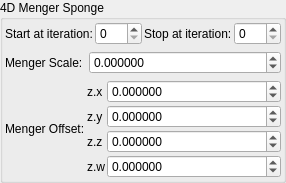
    <widget class="QGroupBox" name="groupBox_3">
     <property name="title">
      <string>4D Menger Sponge</string>
     </property>
     <layout class="QVBoxLayout" name="verticalLayout_5">
      <property name="leftMargin">
       <number>2</number>
      </property>
      <property name="topMargin">
       <number>2</number>
      </property>
      <property name="rightMargin">
       <number>2</number>
      </property>
      <property name="bottomMargin">
       <number>2</number>
      </property>
      <item>
       <layout class="QGridLayout" name="gridLayout_74">
        <property name="spacing">
         <number>2</number>
        </property>
        <item row="0" column="0">
         <widget class="QLabel" name="label_260">
          <property name="text">
           <string>Start at iteration:</string>
          </property>
         </widget>
        </item>
        <item row="0" column="3">
         <widget class="MySpinBox" name="spinboxInt_transf_stop_iterations_M">
          <property name="sizePolicy">
           <sizepolicy hsizetype="Minimum" vsizetype="Maximum">
            <horstretch>0</horstretch>
            <verstretch>0</verstretch>
           </sizepolicy>
          </property>
          <property name="maximum">
           <number>999</number>
          </property>
         </widget>
        </item>
        <item row="0" column="1">
         <widget class="MySpinBox" name="spinboxInt_transf_start_iterations_M">
          <property name="sizePolicy">
           <sizepolicy hsizetype="Minimum" vsizetype="Maximum">
            <horstretch>0</horstretch>
            <verstretch>0</verstretch>
           </sizepolicy>
          </property>
          <property name="maximum">
           <number>999</number>
          </property>
         </widget>
        </item>
        <item row="0" column="2">
         <widget class="QLabel" name="label_261">
          <property name="text">
           <string>Stop at iteration:</string>
          </property>
         </widget>
        </item>
       </layout>
      </item>
      <item>
       <layout class="QGridLayout" name="gridLayout" columnstretch="0,1">
        <item row="0" column="1">
         <widget class="MyDoubleSpinBox" name="spinbox_transf_scale_2">
          <property name="sizePolicy">
           <sizepolicy hsizetype="Minimum" vsizetype="Maximum">
            <horstretch>0</horstretch>
            <verstretch>0</verstretch>
           </sizepolicy>
          </property>
          <property name="prefix">
           <string/>
          </property>
          <property name="suffix">
           <string/>
          </property>
          <property name="decimals">
           <number>6</number>
          </property>
          <property name="minimum">
           <double>-99.989999999999995</double>
          </property>
          <property name="maximum">
           <double>99.989999999999995</double>
          </property>
          <property name="singleStep">
           <double>0.100000000000000</double>
          </property>
         </widget>
        </item>
        <item row="0" column="0">
         <widget class="QLabel" name="label_256">
          <property name="text">
           <string>Menger Scale:</string>
          </property>
         </widget>
        </item>
       </layout>
      </item>
      <item>
       <layout class="QGridLayout" name="gridLayout_63" columnstretch="0,0,0,1">
        <property name="spacing">
         <number>2</number>
        </property>
        <item row="3" column="3">
         <widget class="MyDoubleSpinBox" name="spinbox4_transf_addition_constant_111d5_w">
          <property name="sizePolicy">
           <sizepolicy hsizetype="Minimum" vsizetype="Maximum">
            <horstretch>0</horstretch>
            <verstretch>0</verstretch>
           </sizepolicy>
          </property>
          <property name="prefix">
           <string/>
          </property>
          <property name="suffix">
           <string/>
          </property>
          <property name="decimals">
           <number>6</number>
          </property>
          <property name="minimum">
           <double>-99.989999999999995</double>
          </property>
          <property name="maximum">
           <double>99.989999999999995</double>
          </property>
          <property name="singleStep">
           <double>0.100000000000000</double>
          </property>
         </widget>
        </item>
        <item row="3" column="2">
         <widget class="QLabel" name="label_99">
          <property name="text">
           <string notr="true">z.w</string>
          </property>
         </widget>
        </item>
        <item row="1" column="2">
         <widget class="QLabel" name="label_90">
          <property name="text">
           <string notr="true">z.y</string>
          </property>
         </widget>
        </item>
        <item row="1" column="3">
         <widget class="MyDoubleSpinBox" name="spinbox4_transf_addition_constant_111d5_y">
          <property name="sizePolicy">
           <sizepolicy hsizetype="Minimum" vsizetype="Maximum">
            <horstretch>0</horstretch>
            <verstretch>0</verstretch>
           </sizepolicy>
          </property>
          <property name="prefix">
           <string/>
          </property>
          <property name="suffix">
           <string/>
          </property>
          <property name="decimals">
           <number>6</number>
          </property>
          <property name="minimum">
           <double>-99.989999999999995</double>
          </property>
          <property name="maximum">
           <double>99.989999999999995</double>
          </property>
          <property name="singleStep">
           <double>0.100000000000000</double>
          </property>
         </widget>
        </item>
        <item row="2" column="3">
         <widget class="MyDoubleSpinBox" name="spinbox4_transf_addition_constant_111d5_z">
          <property name="sizePolicy">
           <sizepolicy hsizetype="Minimum" vsizetype="Maximum">
            <horstretch>0</horstretch>
            <verstretch>0</verstretch>
           </sizepolicy>
          </property>
          <property name="prefix">
           <string/>
          </property>
          <property name="suffix">
           <string/>
          </property>
          <property name="decimals">
           <number>6</number>
          </property>
          <property name="minimum">
           <double>-99.989999999999995</double>
          </property>
          <property name="maximum">
           <double>99.989999999999995</double>
          </property>
          <property name="singleStep">
           <double>0.100000000000000</double>
          </property>
         </widget>
        </item>
        <item row="0" column="2">
         <widget class="QLabel" name="label_93">
          <property name="text">
           <string notr="true">z.x</string>
          </property>
         </widget>
        </item>
        <item row="0" column="3">
         <widget class="MyDoubleSpinBox" name="spinbox4_transf_addition_constant_111d5_x">
          <property name="sizePolicy">
           <sizepolicy hsizetype="Minimum" vsizetype="Maximum">
            <horstretch>0</horstretch>
            <verstretch>0</verstretch>
           </sizepolicy>
          </property>
          <property name="prefix">
           <string/>
          </property>
          <property name="suffix">
           <string/>
          </property>
          <property name="decimals">
           <number>6</number>
          </property>
          <property name="minimum">
           <double>-99.989999999999995</double>
          </property>
          <property name="maximum">
           <double>99.989999999999995</double>
          </property>
          <property name="singleStep">
           <double>0.100000000000000</double>
          </property>
         </widget>
        </item>
        <item row="2" column="2">
         <widget class="QLabel" name="label_98">
          <property name="text">
           <string notr="true">z.z</string>
          </property>
         </widget>
        </item>
        <item row="0" column="1" rowspan="4">
         <widget class="QLabel" name="label_91">
          <property name="text">
           <string>Menger Offset:</string>
          </property>
         </widget>
        </item>
       </layout>
      </item>
     </layout>
    </widget>
